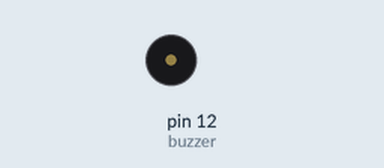
Recording of a sketch running on a simulated Arduino Uno, built with avr-gcc and run on an emulated ATmega328P. Shown: buzzer (waves = sounding).

Above: at 0.4 s.
At 5.34 s:
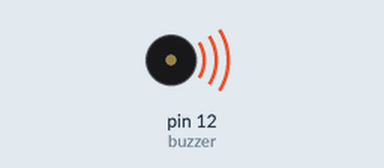
Timing chart, 0 to 6.0 s (numbered marks = the images above):
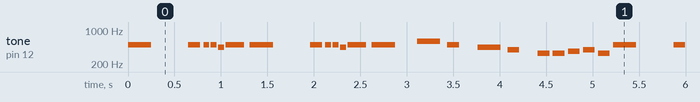

The sketch:

Buzzer.ino
```cpp
const int buzzer = 12; //buzzer to arduino pin 12


void setup(){

  pinMode(buzzer, OUTPUT); // Set buzzer - pin 12 as an output
  Serial.begin(9600);

}

int melody[] = {
  493.88, 0, 493.88, 493.88, 493.88, 440, 493.88, 493.88, 0, 493.88, 493.88, 493.88, 440, 493.88, 493.88, 0, 587.33, 493.88, 0, 440, 392, 0, 329.63, 329.63, 369.99, 392, 329.63};


// note durations: 4 = quarter note, 8 = eighth note, etc.:
long noteDurations[] = {
  4, 4, 8, 16, 16, 16, 5.3, 4, 4, 8, 16, 16, 16, 5.3, 4, 8, 4, 8, 8, 4, 8, 8, 8, 8, 8, 8, 8, 8};

void loop(){


  for (int thisNote = 0; thisNote < 27; thisNote++) {
      int noteDuration = 1000/noteDurations[thisNote];
      int note = melody[thisNote];
      if(note!=0){
        note += 0;
      }
      tone(buzzer, note, noteDuration);

      int pauseBetweenNotes = noteDuration * 1.30;
      delay(pauseBetweenNotes);
      noTone(buzzer);
      }
}
```

Measured:
- by itself, tone on pin 12 (buzzer): plays 493 Hz for 0.25 s, 493 Hz for 0.13 s, 493 Hz for 0.06 s, 493 Hz for 0.06 s, 440 Hz for 0.06 s, 493 Hz for 0.20 s … (547 notes in this stretch)
